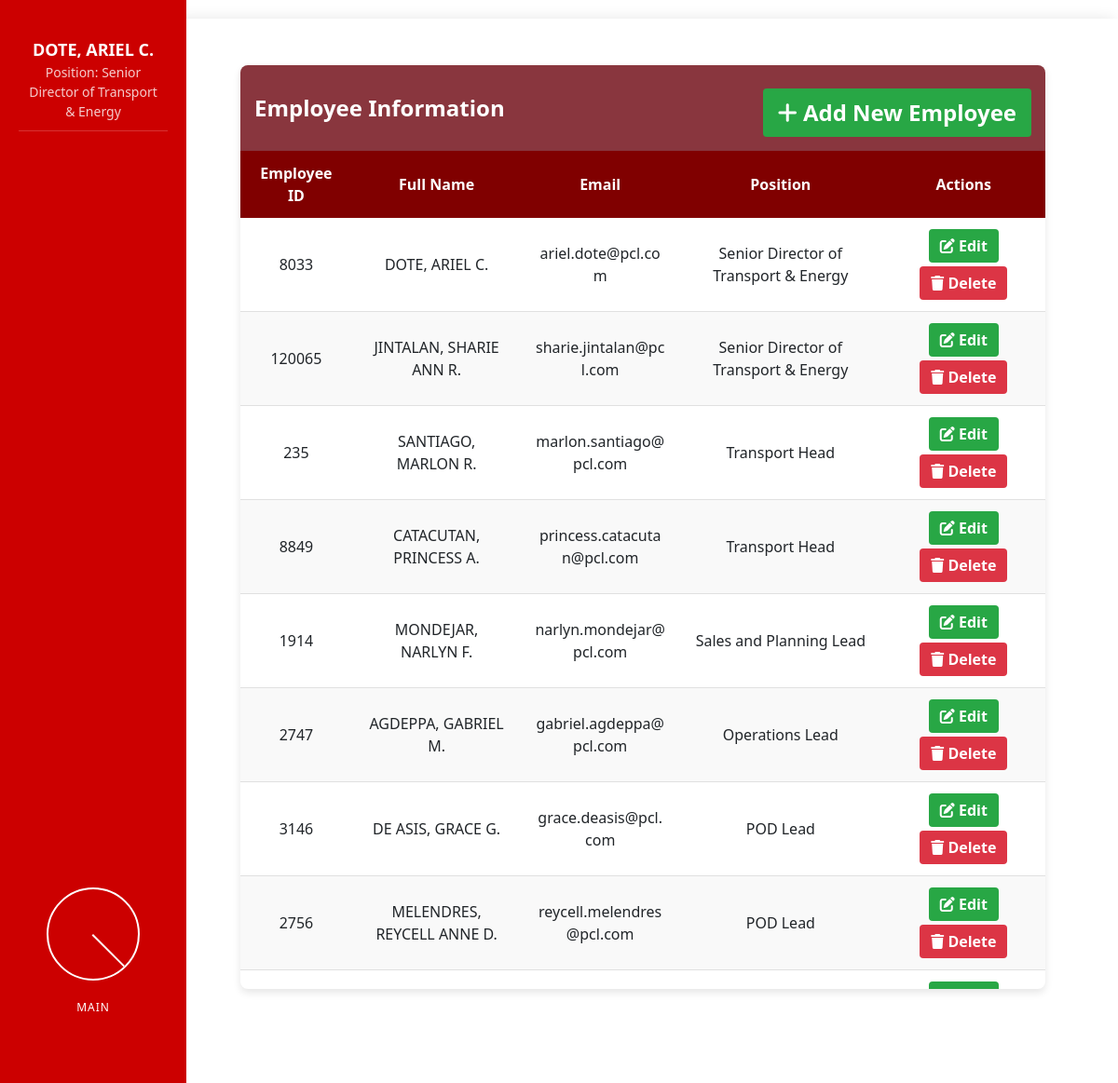
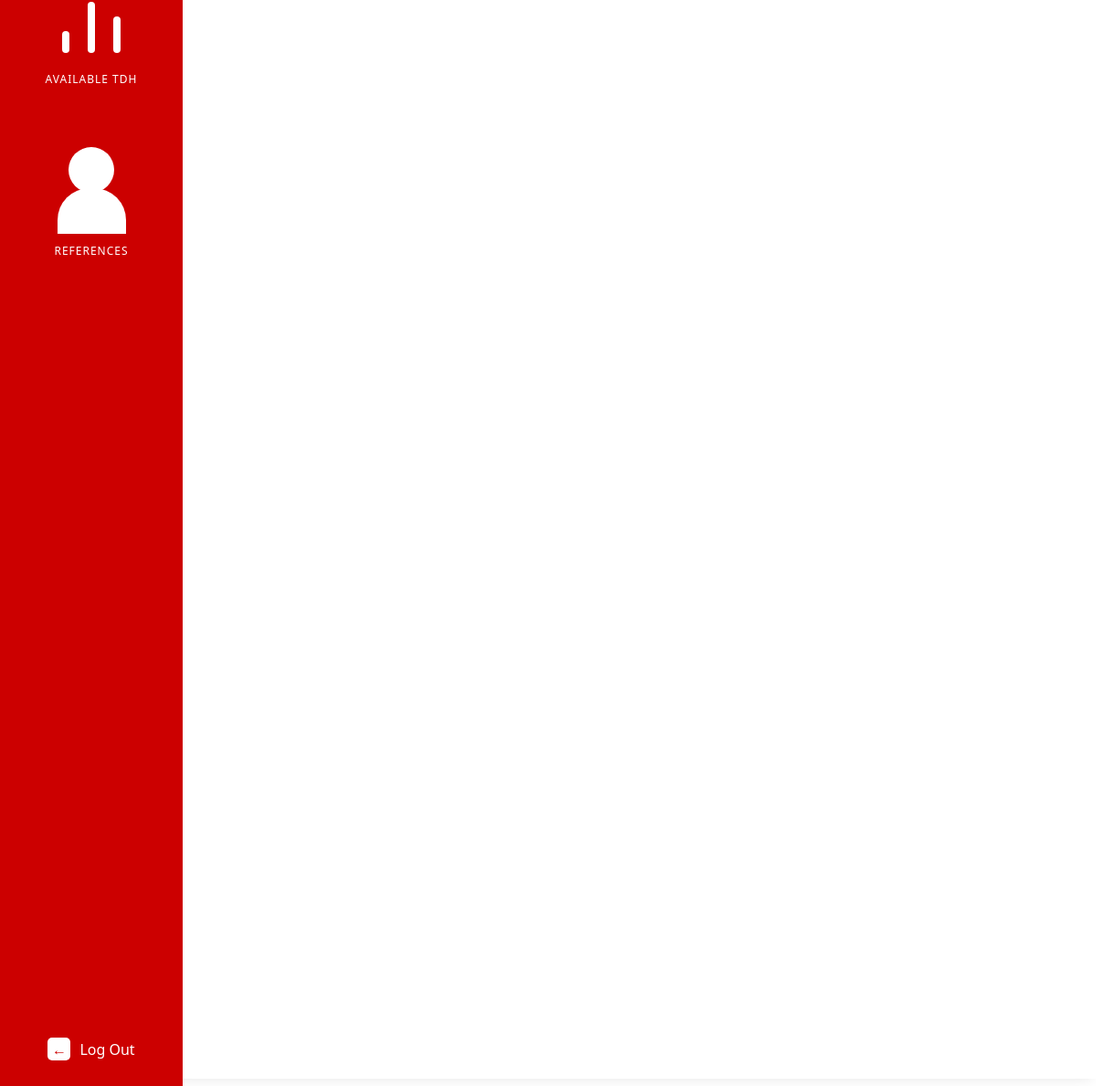
/employee.php (signed in), run on the app's committed database (2 pictures, top to bottom).
### tables this page shows
CREATE TABLE `usertype` (
  `u_id` int(11) NOT NULL,
  `type` int(11) NOT NULL,
  `position` varchar(255) NOT NULL
);

CREATE TABLE `employee` (
  `emp_id` int(11) NOT NULL,
  `emp_num` int(11) NOT NULL,
  `fullname` varchar(255) NOT NULL,
  `email` varchar(255) NOT NULL,
  `password` varchar(255) NOT NULL,
  `otp` int(6) NOT NULL,
  `u_id` int(11) NOT NULL,
  `otp_expiry` datetime DEFAULT NULL,
  `current_session_id` varchar(255) DEFAULT NULL,
  `last_session_activity` datetime DEFAULT NULL
);

### public_html/employee.php (the view, shortened to what this page needs)
<?php
require_once 'connection.php';
$query = "SELECT e.*, u.position FROM employee e
          JOIN usertype u ON e.u_id = u.u_id
          ORDER BY e.emp_id";
$result = mysqli_query($conn, $query);
?>
<!DOCTYPE html>
<html lang="en">
<head>
    <link rel="stylesheet" href="assets/css/landingPage.css">
    <link rel="stylesheet" href="https://cdnjs.cloudflare.com/ajax/libs/font-awesome/6.0.0/css/all.min.css">
    <link href="https://stackpath.bootstrapcdn.com/bootstrap/4.5.2/css/bootstrap.min.css" rel="stylesheet">
</head>
<body oncontextmenu="return false" controlslist="nodownload">
    <div class="sidebar">
        <div class="user-info">
            <div class="name"><?php echo htmlspecialchars($_SESSION["fullname"]); ?></div>
            <div class="role">Position:
            <?php
                $sql = "SELECT position FROM usertype WHERE u_id = " . $_SESSION["u_id"];
                $positionResult = mysqli_query($conn, $sql);
                if ($positionResult && mysqli_num_rows($positionResult) > 0) {
                    $row = mysqli_fetch_assoc($positionResult);
                    echo htmlspecialchars($row["position"]);
                } else {
                    echo "Unknown";
                }
            ?>
            </div>
        </div>
        <div>
            <div class="metric-section" data-href="landingPage.php">
                <div class="chart-container">
                    <div class="pie-chart">
                        <div class="pie-slice"></div>
                    </div>
                </div>
                <div class="metric-title">MAIN</div>
            </div>
            <div class="metric-section" data-href="available.php">
                <div class="bar-container">
                    <div class="bar bar-1"></div>
                    <div class="bar bar-2"></div>
                    <div class="bar bar-3"></div>
                </div>
                <div class="metric-title">AVAILABLE TDH</div>
            </div>
            <div class="metric-section" data-href="references.php">
                <div class="chart-container">
                    <div class="people-icon">
                        <div class="people-head"></div>
                        <div class="people-body"></div>
                    </div>
                </div>
                <div class="metric-title">REFERENCES</div>
            </div>
        </div>
        <a href="logout.php" class="logout-link" id="logout-link">
            <div class="logout-section">
                <div class="logout-icon">←</div>
                <span>Log Out</span>
            </div>
        </a>
    </div>
    <div class="main-content">
        <div class="employee-table-container">
            <div class="table-header">
                <span>Employee Information</span>
                <button type="button" class="add-employee-btn" data-toggle="modal" data-target="#addEmployeeModal">
                    <i class="fas fa-plus"></i> Add New Employee
                </button>
            </div>
            <div class="table-responsive">
                <table class="employee-table">
                    <thead>
                        <tr>
                            <th>Employee ID</th>
                            <th>Full Name</th>
                            <th>Email</th>
                            <th>Position</th>
                            <th>Actions</th>
                        </tr>
                    </thead>
                    <tbody>
                        <?php if($result && mysqli_num_rows($result) > 0): ?>
                            <?php while($row = mysqli_fetch_assoc($result)): ?>
                            <tr>
                                <td><?php echo htmlspecialchars($row['emp_num']); ?></td>
                                <td><?php echo htmlspecialchars($row['fullname']); ?></td>
                                <td><?php echo htmlspecialchars($row['email']); ?></td>
                                <td><?php echo htmlspecialchars($row['position']); ?></td>
                                <td class="action-buttons">
                                    <button type="button" class="btn btn-success editbtn" data-toggle="modal" data-target="#editmodal" data-id="<?php echo $row['emp_id']; ?>">
                                        <i class="fas fa-edit"></i> Edit
                                    </button>
                                    <button type="button" class="btn btn-danger deletebtn" data-toggle="modal" data-target="#deletemodal" data-id="<?php echo $row['emp_id']; ?>">
                                        <i class="fas fa-trash"></i> Delete
                                    </button>
                                </td>
                            </tr>
                            <?php endwhile; ?>
                        <?php else: ?>
                            <tr>
                                <td colspan="5" class="text-center">No employees found</td>
                            </tr>
                        <?php endif; ?>
                    </tbody>
                </table>
            </div>
        </div>
    </div>
</body>
</html>

### public_html/assets/css/landingPage.css (style rules this page uses)
* { margin: 0; padding: 0; box-sizing: border-box; font-family: 'Segoe UI', Tahoma, Geneva, Verdana, sans-serif; }
body { height: 100vh; display: flex; background-color: #f5f5f5; overflow-x: hidden; }
.sidebar { background-color: #cc0000; width: 200px; min-width: 200px; color: white; padding: 30px 20px; display: flex; flex-direction: column; align-items: center; justify-content: space-between; transition: all 0.3s ease; z-index: 100; }
.metric-section { display: flex; flex-direction: column; align-items: center; margin-bottom: 30px; width: 100%; }
.metric-title { font-size: 12px; letter-spacing: 1px; margin-top: 10px; margin-bottom: 20px; text-align: center; }
.chart-container { width: 100px; height: 100px; position: relative; margin-bottom: 10px; }
.pie-chart { width: 100%; height: 100%; border-radius: 50%; border: 2px solid white; position: relative; display: flex; align-items: center; justify-content: center; }
.pie-slice { position: absolute; width: 50%; height: 50%; top: 0; left: 50%; border-left: 2px solid white; transform-origin: bottom left; transform: rotate(45deg); }
.bar-container { display: flex; justify-content: center; align-items: flex-end; height: 80px; width: 100%; padding: 0 20px; margin-bottom: 10px; }
.bar { width: 8px; background-color: white; margin: 0 10px; border-radius: 10px; }
.bar-1 { height: 30%; }
.bar-2 { height: 70%; }
.bar-3 { height: 50%; }
.logout-section { margin-top: auto; display: flex; align-items: center; cursor: pointer; padding: 10px; border-radius: 5px; transition: background-color 0.3s; }
.logout-icon { width: 25px; height: 25px; background-color: white; border-radius: 5px; margin-right: 10px; display: flex; align-items: center; justify-content: center; color: #cc0000; font-weight: bold; }
.main-content { flex: 1; padding: 30px; background-color: white; border-radius: 20px 0 0 20px; margin: 20px 0 20px -20px; box-shadow: -5px 0 15px rgba(0, 0, 0, 0.1); display: flex; flex-direction: column; align-items: center; overflow-y: auto; }
.people-icon { width: 100px; height: 60px; position: relative; display: flex; align-items: center; justify-content: center; }
.people-head { width: 50px; height: 50px; background-color: white; border-radius: 50%; position: absolute; top: 15px; }
.people-body { width: 75px; height: 50px; background-color: white; position: absolute; top: 60px; border-radius: 35px 35px 0 0; }
.metric-section { cursor: pointer; transition: transform 0.3s ease, box-shadow 0.3s ease; }
.logout-link { text-decoration: none; color: inherit; display: block; }
.user-info { color: white; text-align: center; padding: 10px; margin-bottom: 20px; border-bottom: 1px solid rgba(255, 255, 255, 0.2); }
.user-info .name { font-size: 18px; font-weight: bold; }
.user-info .role { font-size: 14px; opacity: 0.8; }

### public_html/employee.php (style rules this page uses)
body { font-family: 'Segoe UI', Tahoma, Geneva, Verdana, sans-serif; overflow-x: hidden; }
.employee-table-container { margin: 20px auto; width: 90%; max-width: 1500px; box-shadow: 0 4px 8px rgba(0, 0, 0, 0.1); border-radius: 8px; overflow: hidden; background-color: #fff; }
.table-header { background-color: rgba(106, 0, 11, 0.79); color: white; padding: 15px; text-align: center; font-size: 1.5rem; font-weight: bold; display: flex; flex-wrap: wrap; justify-content: space-between; align-items: center; }
.add-employee-btn { background-color: #28a745; color: white; border: none; padding: 8px 16px; border-radius: 4px; cursor: pointer; font-weight: bold; white-space: nowrap; margin-top: 10px; }
.employee-table { width: 100%; border-collapse: collapse; box-shadow: 0 2px 3px rgba(0, 0, 0, 0.1); }
.employee-table th { background-color: maroon; color: white; font-weight: bold; text-align: center; padding: 12px 15px; }
.employee-table td { padding: 10px 15px; text-align: center; border-bottom: 1px solid #e0e0e0; word-break: break-word; }
.employee-table tr:nth-child(even) { background-color: #f9f9f9; }
.btn { padding: 6px 12px; border: none; border-radius: 4px; cursor: pointer; font-weight: bold; text-decoration: none; display: inline-block; margin: 2px; white-space: nowrap; }
.btn-success { background-color: #28a745; color: white; }
.btn-danger { background-color: #dc3545; color: white; }
.table-responsive { overflow-x: auto; border-radius: 0px; box-shadow: 0 2px 5px rgba(0, 0, 0, 0.1); max-height: 900px; overflow-y: auto; }
.employee-table thead { position: sticky; top: 0; background-color: maroon; color: white; z-index: 10; }

### data on the page
usertype: position "Senior Director of Transport & Energy"
employee: emp_num "8033", fullname "DOTE, ARIEL C.", email "ariel.dote@pcl.com", u.position "Senior Director of Transport & Energy"
employee: emp_num "120065", fullname "JINTALAN, SHARIE ANN R.", email "sharie.jintalan@pcl.com", u.position "Senior Director of Transport & Energy"
employee: emp_num "235", fullname "SANTIAGO, MARLON R.", email "marlon.santiago@pcl.com", u.position "Transport Head"
employee: emp_num "8849", fullname "CATACUTAN, PRINCESS A.", email "princess.catacutan@pcl.com", u.position "Transport Head"
employee: emp_num "1914", fullname "MONDEJAR, NARLYN F.", email "narlyn.mondejar@pcl.com", u.position "Sales and Planning Lead"
employee: emp_num "2747", fullname "AGDEPPA, GABRIEL M.", email "gabriel.agdeppa@pcl.com", u.position "Operations Lead"
employee: emp_num "3146", fullname "DE ASIS, GRACE G.", email "grace.deasis@pcl.com", u.position "POD Lead"
employee: emp_num "2756", fullname "MELENDRES, REYCELL ANNE D.", email "reycell.melendres@pcl.com", u.position "POD Lead"

### other printed values
$_SESSION["fullname"] "DOTE, ARIEL C."
